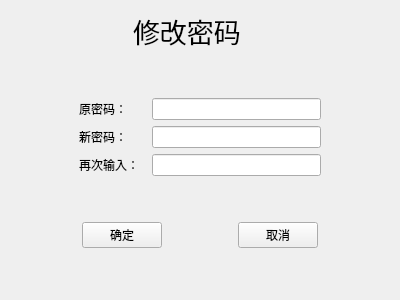
<?xml version="1.0" encoding="UTF-8"?>
<ui version="4.0">
 <class>pass2</class>
 <widget class="QWidget" name="pass2">
  <property name="geometry">
   <rect>
    <x>0</x>
    <y>0</y>
    <width>400</width>
    <height>300</height>
   </rect>
  </property>
  <property name="windowTitle">
   <string>Form</string>
  </property>
  <layout class="QGridLayout" name="gridLayout">
   <item row="0" column="0">
    <layout class="QHBoxLayout" name="horizontalLayout">
     <item>
      <spacer name="horizontalSpacer">
       <property name="orientation">
        <enum>Qt::Horizontal</enum>
       </property>
       <property name="sizeHint" stdset="0">
        <size>
         <width>40</width>
         <height>20</height>
        </size>
       </property>
      </spacer>
     </item>
     <item>
      <widget class="QLabel" name="label">
       <property name="font">
        <font>
         <family>Arial</family>
         <pointsize>20</pointsize>
        </font>
       </property>
       <property name="text">
        <string>修改密码</string>
       </property>
      </widget>
     </item>
     <item>
      <spacer name="horizontalSpacer_2">
       <property name="orientation">
        <enum>Qt::Horizontal</enum>
       </property>
       <property name="sizeHint" stdset="0">
        <size>
         <width>40</width>
         <height>20</height>
        </size>
       </property>
      </spacer>
     </item>
    </layout>
   </item>
   <item row="1" column="0">
    <spacer name="verticalSpacer_2">
     <property name="orientation">
      <enum>Qt::Vertical</enum>
     </property>
     <property name="sizeHint" stdset="0">
      <size>
       <width>20</width>
       <height>44</height>
      </size>
     </property>
    </spacer>
   </item>
   <item row="2" column="0" colspan="2">
    <layout class="QHBoxLayout" name="horizontalLayout_2" stretch="2,2,5,2">
     <item>
      <spacer name="horizontalSpacer_3">
       <property name="orientation">
        <enum>Qt::Horizontal</enum>
       </property>
       <property name="sizeHint" stdset="0">
        <size>
         <width>40</width>
         <height>20</height>
        </size>
       </property>
      </spacer>
     </item>
     <item>
      <widget class="QLabel" name="label_2">
       <property name="text">
        <string>原密码：</string>
       </property>
      </widget>
     </item>
     <item>
      <widget class="QLineEdit" name="lineEdit">
       <property name="echoMode">
        <enum>QLineEdit::Password</enum>
       </property>
      </widget>
     </item>
     <item>
      <spacer name="horizontalSpacer_6">
       <property name="orientation">
        <enum>Qt::Horizontal</enum>
       </property>
       <property name="sizeHint" stdset="0">
        <size>
         <width>40</width>
         <height>20</height>
        </size>
       </property>
      </spacer>
     </item>
    </layout>
   </item>
   <item row="3" column="0" colspan="2">
    <layout class="QHBoxLayout" name="horizontalLayout_3" stretch="2,2,5,2">
     <item>
      <spacer name="horizontalSpacer_4">
       <property name="orientation">
        <enum>Qt::Horizontal</enum>
       </property>
       <property name="sizeHint" stdset="0">
        <size>
         <width>40</width>
         <height>20</height>
        </size>
       </property>
      </spacer>
     </item>
     <item>
      <widget class="QLabel" name="label_3">
       <property name="text">
        <string>新密码：</string>
       </property>
      </widget>
     </item>
     <item>
      <widget class="QLineEdit" name="lineEdit_2">
       <property name="echoMode">
        <enum>QLineEdit::Password</enum>
       </property>
      </widget>
     </item>
     <item>
      <spacer name="horizontalSpacer_7">
       <property name="orientation">
        <enum>Qt::Horizontal</enum>
       </property>
       <property name="sizeHint" stdset="0">
        <size>
         <width>40</width>
         <height>20</height>
        </size>
       </property>
      </spacer>
     </item>
    </layout>
   </item>
   <item row="4" column="0" colspan="2">
    <layout class="QHBoxLayout" name="horizontalLayout_4" stretch="2,2,5,2">
     <item>
      <spacer name="horizontalSpacer_5">
       <property name="orientation">
        <enum>Qt::Horizontal</enum>
       </property>
       <property name="sizeHint" stdset="0">
        <size>
         <width>40</width>
         <height>20</height>
        </size>
       </property>
      </spacer>
     </item>
     <item>
      <widget class="QLabel" name="label_4">
       <property name="text">
        <string>再次输入：</string>
       </property>
      </widget>
     </item>
     <item>
      <widget class="QLineEdit" name="lineEdit_3">
       <property name="echoMode">
        <enum>QLineEdit::Password</enum>
       </property>
      </widget>
     </item>
     <item>
      <spacer name="horizontalSpacer_8">
       <property name="orientation">
        <enum>Qt::Horizontal</enum>
       </property>
       <property name="sizeHint" stdset="0">
        <size>
         <width>40</width>
         <height>20</height>
        </size>
       </property>
      </spacer>
     </item>
    </layout>
   </item>
   <item row="5" column="0">
    <spacer name="verticalSpacer">
     <property name="orientation">
      <enum>Qt::Vertical</enum>
     </property>
     <property name="sizeHint" stdset="0">
      <size>
       <width>20</width>
       <height>44</height>
      </size>
     </property>
    </spacer>
   </item>
   <item row="6" column="0" colspan="2">
    <layout class="QHBoxLayout" name="horizontalLayout_5">
     <item>
      <spacer name="horizontalSpacer_10">
       <property name="orientation">
        <enum>Qt::Horizontal</enum>
       </property>
       <property name="sizeHint" stdset="0">
        <size>
         <width>28</width>
         <height>20</height>
        </size>
       </property>
      </spacer>
     </item>
     <item>
      <widget class="QPushButton" name="pushButton">
       <property name="text">
        <string>确定</string>
       </property>
      </widget>
     </item>
     <item>
      <spacer name="horizontalSpacer_9">
       <property name="orientation">
        <enum>Qt::Horizontal</enum>
       </property>
       <property name="sizeHint" stdset="0">
        <size>
         <width>40</width>
         <height>20</height>
        </size>
       </property>
      </spacer>
     </item>
     <item>
      <widget class="QPushButton" name="pushButton_2">
       <property name="text">
        <string>取消</string>
       </property>
      </widget>
     </item>
     <item>
      <spacer name="horizontalSpacer_11">
       <property name="orientation">
        <enum>Qt::Horizontal</enum>
       </property>
       <property name="sizeHint" stdset="0">
        <size>
         <width>40</width>
         <height>20</height>
        </size>
       </property>
      </spacer>
     </item>
    </layout>
   </item>
   <item row="7" column="1">
    <spacer name="verticalSpacer_3">
     <property name="orientation">
      <enum>Qt::Vertical</enum>
     </property>
     <property name="sizeHint" stdset="0">
      <size>
       <width>20</width>
       <height>44</height>
      </size>
     </property>
    </spacer>
   </item>
  </layout>
 </widget>
 <resources/>
 <connections/>
</ui>
